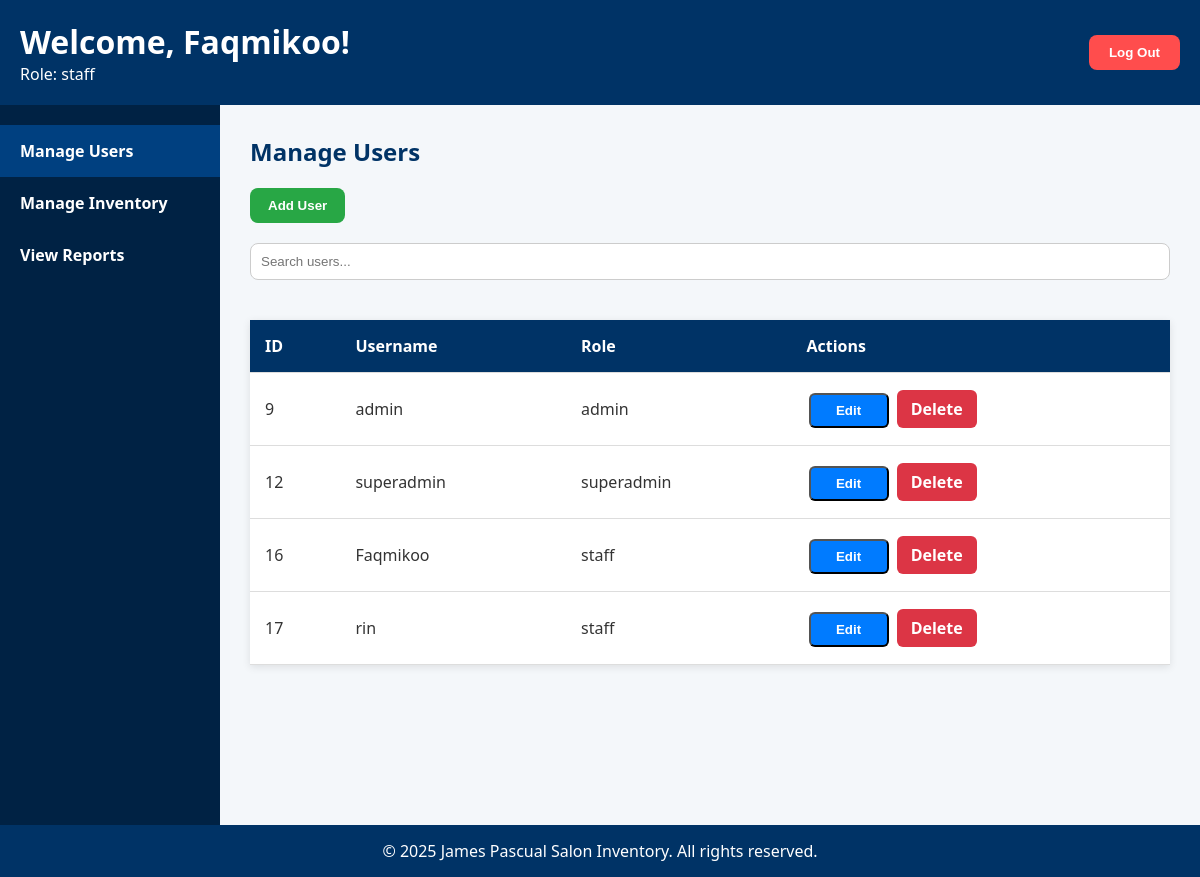
The app's page /Pages/admin_dashboard.php (signed in) with its own data.
### tables this page shows
CREATE TABLE `users` (
  `id` int(11) NOT NULL,
  `username` varchar(50) NOT NULL,
  `password` varchar(255) NOT NULL,
  `role` enum('admin','superadmin','staff') NOT NULL DEFAULT 'staff',
  `created_at` timestamp NOT NULL DEFAULT current_timestamp()
);

### Pages/admin_dashboard.php (the view, shortened to what this page needs)
<?php
include('../config/config.php');
$username = $_SESSION['username'];
$role = $_SESSION['role'];
?>
<!DOCTYPE html>
<html lang="en">
<head>
    <link rel="stylesheet" href="../css/dashboard.css">
</head>
<body>
<header>
    <div class="header-left">
        <h1>Welcome, <?php echo htmlspecialchars($username); ?>!</h1>
        <p>Role: <?php echo htmlspecialchars($role); ?></p>
    </div>
    <div class="header-right">
        <form method="post">
            <button type="submit" name="logout" class="logout-btn">Log Out</button>
        </form>
    </div>
</header>
<div class="main-content">
    <div class="sidebar">
        <a href="javascript:void(0);" class="tablinks active" onclick="openTab(event, 'users')">Manage Users</a>
        <a href="javascript:void(0);" class="tablinks" onclick="openTab(event, 'inventory')">Manage Inventory</a>
        <a href="javascript:void(0);" class="tablinks" onclick="openTab(event, 'reports')">View Reports</a>
    </div>
    <div class="dashboard-container">
        <section id="users" class="tabcontent" style="display: block;">
            <h2>Manage Users</h2>
            <button class="add-btn" onclick="toggleForm('addUserForm')">Add User</button>
            <input type="text" id="userSearch" onkeyup="searchTable('userTable', 'userSearch', 1)" placeholder="Search users..." class="search-input">
            <table class="styled-table" id="userTable">
                <thead>
                    <tr>
                        <th>ID</th>
                        <th>Username</th>
                        <th>Role</th>
                        <th>Actions</th>
                    </tr>
                </thead>
                <tbody>
<?php
$user_result = mysqli_query($conn, "SELECT * FROM users");
while ($user = mysqli_fetch_assoc($user_result)) {
    echo "<tr>
        <td>".htmlspecialchars($user['id'])."</td>
        <td>".htmlspecialchars($user['username'])."</td>
        <td>".htmlspecialchars($user['role'])."</td>
        <td>
            <button class='action-btn edit-btn' onclick='editUser(".$user['id'].", \"".$user['username']."\", \"".$user['role']."\")'>Edit</button>
            <a href='admin_dashboard.php?delete_user=".$user['id']."' class='action-btn delete-btn' onclick='return confirm(\"Are you sure you want to delete this user?\")'>Delete</a>
        </td>
    </tr>";
}
?>
                </tbody>
            </table>
        </section>
    </div>
</div>
<footer>
    <p>&copy; 2025 James Pascual Salon Inventory. All rights reserved.</p>
</footer>
</body>
</html>

### CSS/dashboard.css (style rules this page uses)
* { margin: 0; padding: 0; box-sizing: border-box; }
body { font-family: 'Segoe UI', Tahoma, Geneva, Verdana, sans-serif; background-color: #f4f7fa; color: #333; min-height: 100vh; display: flex; flex-direction: column; }
header { background-color: #003366; color: #ffffff; padding: 20px; display: flex; justify-content: space-between; align-items: center; }
.logout-btn { background-color: #ff4d4d; color: #ffffff; padding: 10px 20px; border: none; border-radius: 8px; cursor: pointer; font-weight: bold; }
.main-content { flex: 1; display: flex; background-color: #ffffff; }
.sidebar { width: 220px; background-color: #002244; padding-top: 20px; min-height: calc(100vh - 80px); }
.sidebar a { padding: 15px 20px; text-decoration: none; display: block; color: #ffffff; font-weight: bold; transition: background 0.3s; }
.sidebar a:hover, .sidebar a.active { background-color: #004080; }
.dashboard-container { flex: 1; padding: 30px; background-color: #f4f7fa; }
h2 { color: #003366; margin-bottom: 20px; }
.styled-table { width: 100%; border-collapse: collapse; margin-top: 20px; background-color: #ffffff; box-shadow: 0 2px 8px rgba(0, 0, 0, 0.1); }
.styled-table th, .styled-table td { padding: 15px; text-align: left; border-bottom: 1px solid #dddddd; }
.styled-table th { background-color: #003366; color: white; }
.search-input { padding: 10px; margin-bottom: 20px; width: 100%; border: 1px solid #cccccc; border-radius: 8px; }
footer { background-color: #003366; color: white; text-align: center; padding: 15px 0; margin-top: auto; }
.add-btn { background-color: #28a745; color: white; border: none; padding: 10px 18px; margin-bottom: 20px; border-radius: 8px; cursor: pointer; font-weight: bold; }
.tabcontent { display: none; }
.action-btn { text-decoration: none; padding: 8px 12px; margin: 2px; border-radius: 6px; font-weight: bold; display: inline-block; text-align: center; width: 80px; box-sizing: border-box; }
.edit-btn { background-color: #007bff; color: white; }
.delete-btn { background-color: #dc3545; color: white; }

### records on screen
users: id "9", username "admin", role "admin"
users: id "12", username "superadmin", role "superadmin"
users: id "16", username "Faqmikoo", role "staff"
users: id "17", username "rin", role "staff"

### other values on screen
$username "Faqmikoo"
$role "staff"
